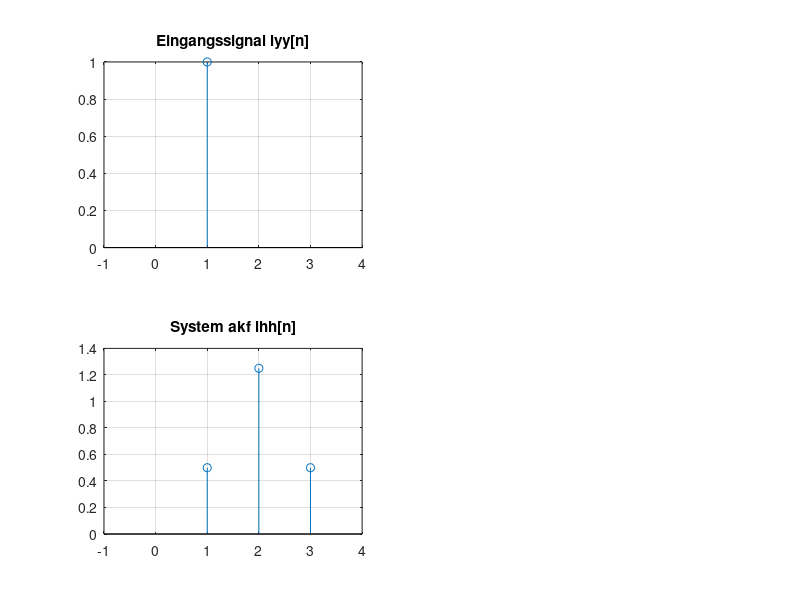

This figure's MATLAB source:
%%%%%%%%%%%%%%%%%%%%%%%%%%%%%%%%%%%%%%%%%%%%%%%%%%%%%%%%%%%%%%%%%%%%
%% Diskrete Faltung
%%%%%%%%%%%%%%%%%%%%%%%%%%%%%%%%%%%%%%%%%%%%%%%%%%%%%%%%%%%%%%%%%%%%
% NT WS11-12 A3
%%%%%%%%%%%%%%%%%%%%%%%%%%%%%%%%%%%%%%%%%%%%%%%%%%%%%%%%%%%%%%%%%%%%
% Die Sendesymbole y eines Nachrichtenübertragungssystems sind
% unkorreliert, d.h. lyy(n) = δ0(n).
% Der Übertragungskanal hat die Impulsantwort h(n) = [1  0.5].

h=[1 0.5];		% Impulsantwort des Kanals
y=1;
lyy=1;
% a) Berechnen Sie die Autokorrelationsfunktion der Empfangssymbole x
%
% lxx(n) = conv( lyy(n), lhh(n) )

lhh = xcorr(h);
lxx = conv(lyy, lhh)

f1=figure(1);
clf;
SUB=220;

nn=[-1:4];
subplot(SUB+1);
stem(lyy); xlim([-1,4]); grid on; 
title('Eingangssignal lyy[n]');
subplot(SUB+3);
stem(lhh); xlim([-1,4]); grid on; 
title('System akf lhh[n]');
